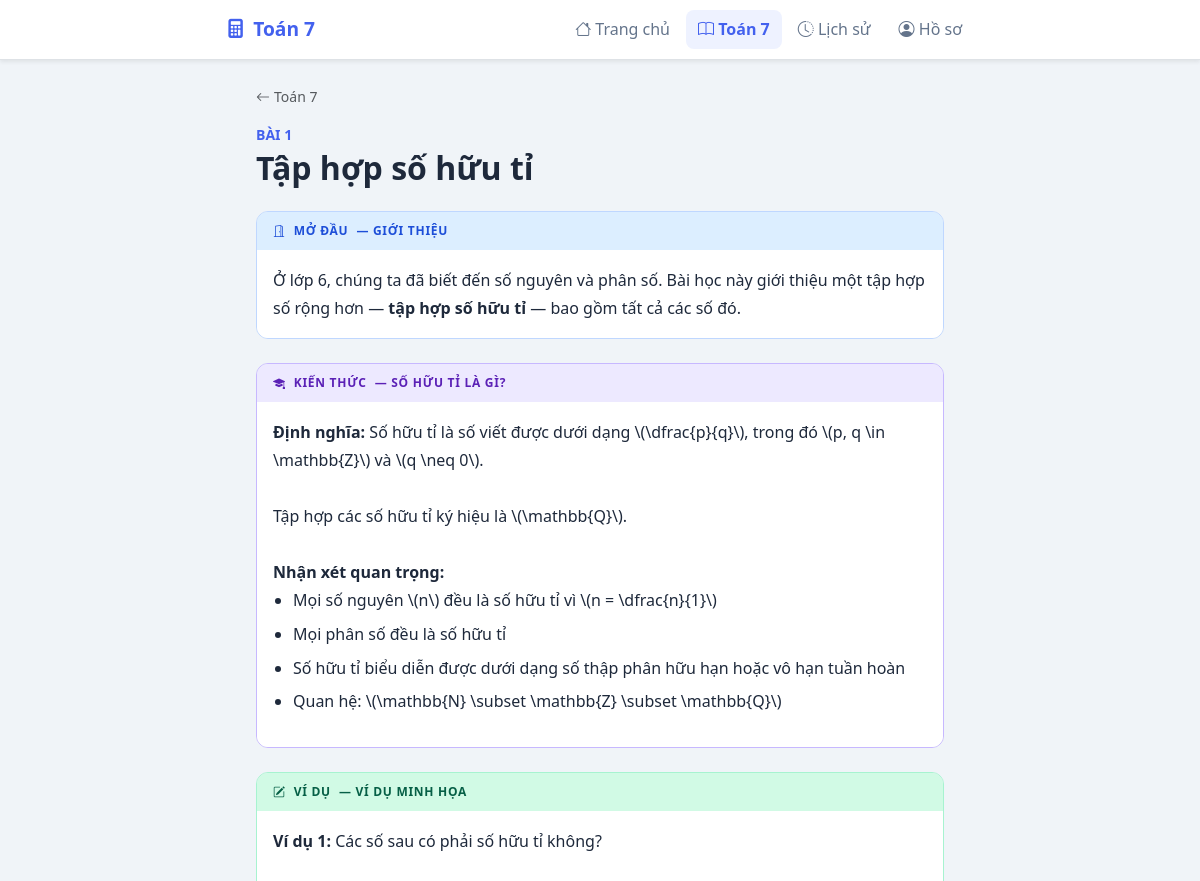
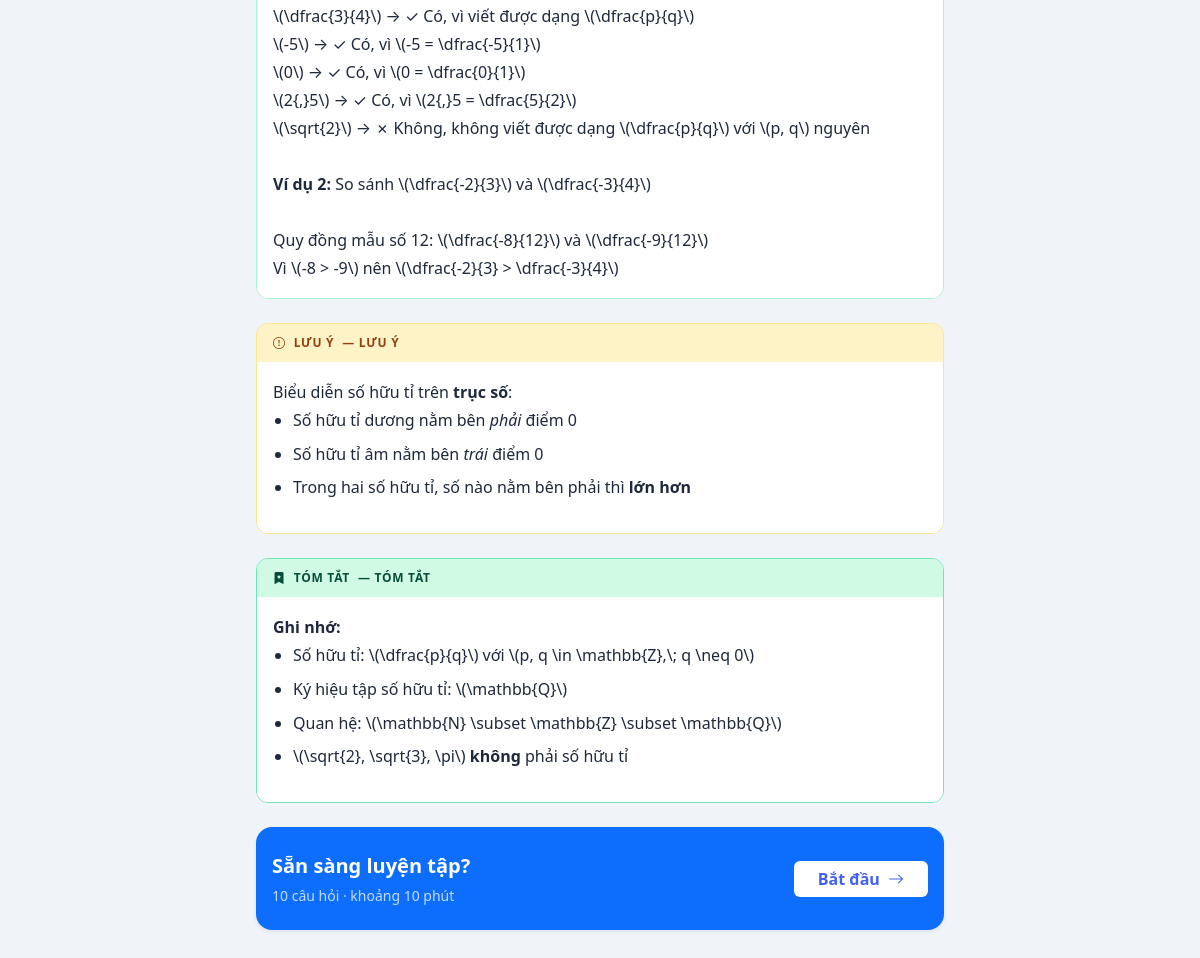
The app's page /pages/lesson.php?id=1 with its own data (2 pictures, top to bottom).
### tables this page shows
CREATE TABLE lesson (
    id            INT AUTO_INCREMENT PRIMARY KEY,
    chapter_no    TINYINT UNSIGNED NOT NULL,
    chapter_title VARCHAR(200)     NOT NULL,
    lesson_no     TINYINT UNSIGNED NOT NULL,
    title         VARCHAR(200)     NOT NULL,
    created_at    DATETIME DEFAULT CURRENT_TIMESTAMP
);

CREATE TABLE lesson_block (
    id            INT AUTO_INCREMENT PRIMARY KEY,
    lesson_id     INT          NOT NULL,
    block_type    ENUM('introduction','concept','example','note','exercise','summary') NOT NULL,
    title         VARCHAR(200),
    content       TEXT         NOT NULL,
    display_order TINYINT UNSIGNED NOT NULL DEFAULT 0,
    FOREIGN KEY (lesson_id) REFERENCES lesson(id) ON DELETE CASCADE
);

### pages/lesson.php (the view, shortened to what this page needs)
<?php
$db = get_db();
$lesson_id  = (int)($_GET['id'] ?? 0);
$lesson_stmt = $db->prepare('SELECT * FROM lesson WHERE id = ?');
$lesson_stmt->execute([$lesson_id]);
$lesson = $lesson_stmt->fetch();
$act_stmt = $db->prepare('SELECT * FROM activity WHERE lesson_id = ? ORDER BY sort_order ASC');
$act_stmt->execute([$lesson_id]);
$activities = $act_stmt->fetchAll();
$has_activities = !empty($activities);
if (!$has_activities) {
    $blocks_stmt = $db->prepare('SELECT * FROM lesson_block WHERE lesson_id = ? ORDER BY display_order ASC');
    $blocks_stmt->execute([$lesson_id]);
    $blocks = $blocks_stmt->fetchAll();
    $q_count = $db->prepare('SELECT COUNT(*) FROM question WHERE lesson_id = ?');
    $q_count->execute([$lesson_id]);
    $q_count = $q_count->fetchColumn();
    $block_meta = [
        'introduction' => ['label'=>'Mở đầu',    'icon'=>'bi-door-open',         'color'=>'intro'],
        'concept'      => ['label'=>'Kiến thức',  'icon'=>'bi-mortarboard-fill',  'color'=>'concept'],
        'example'      => ['label'=>'Ví dụ',      'icon'=>'bi-pencil-square',     'color'=>'example'],
        'note'         => ['label'=>'Lưu ý',      'icon'=>'bi-exclamation-circle','color'=>'note'],
        'exercise'     => ['label'=>'Bài tập',    'icon'=>'bi-check2-square',     'color'=>'exercise'],
        'summary'      => ['label'=>'Tóm tắt',    'icon'=>'bi-bookmark-star-fill','color'=>'summary'],
    ];
    $active_page = 'math7';
    include '../includes/header.php';
?>
<div class="container-narrow">
  <nav class="mb-3">
    <a href="<?= BASE_URL ?>/pages/math7.php" class="text-decoration-none text-muted small">
      <i class="bi bi-arrow-left me-1"></i>Toán 7
    </a>
  </nav>
  <div class="mb-4">
    <div class="small text-primary fw-semibold mb-1">BÀI <?= $lesson['lesson_no'] ?></div>
    <h2 class="fw-bold mb-2"><?= htmlspecialchars($lesson['title']) ?></h2>
  </div>
  <?php foreach ($blocks as $block): ?>
  <?php $meta = $block_meta[$block['block_type']] ?? ['label'=>'','icon'=>'bi-square','color'=>'intro']; ?>
  <div class="lesson-block lesson-block--<?= $meta['color'] ?> mb-4">
    <div class="lesson-block__header">
      <i class="bi <?= $meta['icon'] ?> me-2"></i><?= $meta['label'] ?>
      <?php if ($block['title']): ?><span class="fw-semibold ms-2">— <?= htmlspecialchars($block['title']) ?></span><?php endif; ?>
    </div>
    <div class="lesson-block__body mathjax-content"><?= $block['content'] ?></div>
  </div>
  <?php endforeach; ?>
  <?php if ($q_count > 0): ?>
  <div class="card border-0 shadow-sm bg-primary text-white mb-4">
    <div class="card-body d-flex align-items-center gap-3 py-4">
      <div>
        <div class="fw-bold fs-5 mb-1">Sẵn sàng luyện tập?</div>
        <div class="opacity-75 small"><?= $q_count ?> câu hỏi · khoảng 10 phút</div>
      </div>
      <a href="<?= BASE_URL ?>/pages/practice.php?lesson_id=<?= $lesson_id ?>"
         class="btn btn-white ms-auto fw-semibold px-4">
        Bắt đầu <i class="bi bi-arrow-right ms-1"></i>
      </a>
    </div>
  </div>
  <?php endif; ?>
</div>
<?php
    include '../includes/footer.php';
    exit;
}
$active_page = 'math7';
include '../includes/header.php';
?>
<?php include '../includes/footer.php'; ?>

### includes/header.php (shortened to what this page needs)
<!DOCTYPE html>
<html lang="vi">
<head>
<link href="https://cdn.jsdelivr.net/npm/bootstrap@5.3.3/dist/css/bootstrap.min.css" rel="stylesheet">
<link href="https://cdn.jsdelivr.net/npm/bootstrap-icons@1.11.3/font/bootstrap-icons.min.css" rel="stylesheet">
<link href="<?= BASE_URL ?>/assets/css/app.css" rel="stylesheet">
</head>
<body>
<nav class="navbar navbar-expand-lg navbar-light bg-white border-bottom shadow-sm sticky-top">
  <div class="container-fluid px-3" style="max-width:780px;margin:auto;">
    <a class="navbar-brand fw-bold text-primary d-flex align-items-center gap-2" href="<?= BASE_URL ?>/">
      <i class="bi bi-calculator-fill"></i> Toán 7
    </a>
    <div class="collapse navbar-collapse" id="navMenu">
      <ul class="navbar-nav ms-auto gap-1">
        <li class="nav-item">
          <a class="nav-link <?= ($active_page ?? '') === 'home' ? 'active fw-semibold' : '' ?>"
             href="<?= BASE_URL ?>/pages/home.php">
            <i class="bi bi-house"></i> Trang chủ
          </a>
        </li>
        <li class="nav-item">
          <a class="nav-link <?= ($active_page ?? '') === 'math7' ? 'active fw-semibold' : '' ?>"
             href="<?= BASE_URL ?>/pages/math7.php">
            <i class="bi bi-book"></i> Toán 7
          </a>
        </li>
        <li class="nav-item">
          <a class="nav-link <?= ($active_page ?? '') === 'history' ? 'active fw-semibold' : '' ?>"
             href="<?= BASE_URL ?>/pages/history.php">
            <i class="bi bi-clock-history"></i> Lịch sử
          </a>
        </li>
        <li class="nav-item">
          <a class="nav-link <?= ($active_page ?? '') === 'profile' ? 'active fw-semibold' : '' ?>"
             href="<?= BASE_URL ?>/pages/profile.php">
            <i class="bi bi-person-circle"></i> Hồ sơ
          </a>
        </li>
      </ul>
    </div>
  </div>
</nav>
<main class="main-container py-4">

### includes/footer.php (shortened to what this page needs)
</main>
</body>
</html>

### assets/css/app.css (style rules this page uses)
:root { --primary: #4361EE; --primary-soft: #EEF2FF; --success: #10B981; --success-soft: #ECFDF5; --danger: #EF4444; --warning: #F59E0B; --info: #3B82F6; --bg: #F0F4F8; --card-radius: 16px; --shadow: 0 2px 12px rgba(0,0,0,.08); }
body { background-color: var(--bg); font-family: 'Segoe UI', system-ui, -apple-system, sans-serif; color: #1E293B; }
.main-container { min-height: calc(100vh - 64px); }
.container-narrow { max-width: 720px; margin: 0 auto; padding: 0 16px; }
.card { border-radius: var(--card-radius) !important; box-shadow: var(--shadow); }
.navbar { height: 60px; }
.navbar-brand { font-size: 1.2rem; }
.nav-link { border-radius: 8px; padding: .45rem .75rem !important; color: #64748B !important; }
.nav-link:hover, .nav-link.active { background: var(--primary-soft); color: var(--primary) !important; }
.text-primary { color: var(--primary) !important; }
.lesson-block { border-radius: 12px; overflow: hidden; border: 1px solid transparent; }
.lesson-block__header { font-size: .75rem; font-weight: 700; text-transform: uppercase; letter-spacing: .06em; padding: 10px 16px; display: flex; align-items: center; }
.lesson-block__body { padding: 16px; line-height: 1.75; background: #fff; }
.lesson-block__body ul { padding-left: 1.25rem; }
.lesson-block__body li { margin-bottom: .35rem; }
.lesson-block--intro { border-color: #BFD7FF; }
.lesson-block--intro .lesson-block__header { background:#DCEEFF; color:#1D4ED8; }
.lesson-block--concept { border-color: #C7B8FF; }
.lesson-block--concept .lesson-block__header { background:#EDE9FF; color:#5B21B6; }
.lesson-block--example { border-color: #A7F3D0; }
.lesson-block--example .lesson-block__header { background:#D1FAE5; color:#065F46; }
.lesson-block--note { border-color: #FDE68A; }
.lesson-block--note .lesson-block__header { background:#FEF3C7; color:#92400E; }
.lesson-block--summary { border-color: #6EE7B7; }
.lesson-block--summary .lesson-block__header { background:#D1FAE5; color:#064E3B; }
.mathjax-content { overflow-x: auto; }
.btn-white { background: #fff; color: var(--primary); border: none; }

### records on screen
lesson: lesson_no "1", title "Tập hợp số hữu tỉ"
lesson_block: block_type "MỞ ĐẦU", title "GIỚI THIỆU", content "Ở lớp 6, chúng ta đã biết đến số nguyên và phân số. Bài học này giới thiệu một tập hợp số rộng hơn — tập hợp số hữu tỉ — bao gồm tất cả các số đó."
lesson_block: block_type "KIẾN THỨC", title "SỐ HỮU TỈ LÀ GÌ?", content "Định nghĩa: Số hữu tỉ là số viết được dưới dạng \\(\\dfrac{p}{q}\\), trong đó \\(p, q \\in \\mathbb{Z}\\) và \\(q \\neq 0\\). Tập hợp các số hữu tỉ ký hiệu là \\(\\mathbb{Q}\\). Nhận xét quan trọng: Mọi số nguyên \\(n\\) đều là số hữu tỉ vì \\(n = \\dfrac{n}{1}\\) Mọi phân số đều là số hữu tỉ Số hữu tỉ biểu diễn được dưới dạng số thập phân hữu hạn hoặc vô hạn tuần hoàn Quan hệ: \\(\\mathbb{N} \\subset \\mathbb{Z} \\subset \\mathbb{Q}\\)"
lesson_block: block_type "VÍ DỤ", title "VÍ DỤ MINH HỌA", content "Ví dụ 1: Các số sau có phải số hữu tỉ không? \\(\\dfrac{3}{4}\\) → ✓ Có, vì viết được dạng \\(\\dfrac{p}{q}\\) \\(-5\\) → ✓ Có, vì \\(-5 = \\dfrac{-5}{1}\\) \\(0\\) → ✓ Có, vì \\(0 = \\dfrac{0}{1}\\) \\(2{,}5\\) → ✓ Có, vì \\(2{,}5 = \\dfrac{5}{2}\\) \\(\\sqrt{2}\\) → ✗ Không, không viết được dạng \\(\\dfrac{p}{q}\\) với \\(p, q\\) nguyên Ví dụ 2: So sánh \\(\\dfrac{-2}{3}\\) và \\(\\dfrac{-3}{4}\\) Quy đồng mẫu số 12: \\(\\dfrac{-8}{12}\\) và \\(\\dfrac{-9}{12}\\) Vì \\(-8 > -9\\) nên \\(\\dfrac{-2}{3} > \\dfrac{-3}{4}\\)"
lesson_block: title "LƯU Ý", content "Biểu diễn số hữu tỉ trên trục số : Số hữu tỉ dương nằm bên phải điểm 0 Số hữu tỉ âm nằm bên trái điểm 0 Trong hai số hữu tỉ, số nào nằm bên phải thì lớn hơn"
lesson_block: title "TÓM TẮT", content "Ghi nhớ: Số hữu tỉ: \\(\\dfrac{p}{q}\\) với \\(p, q \\in \\mathbb{Z},\\; q \\neq 0\\) Ký hiệu tập số hữu tỉ: \\(\\mathbb{Q}\\) Quan hệ: \\(\\mathbb{N} \\subset \\mathbb{Z} \\subset \\mathbb{Q}\\) \\(\\sqrt{2}, \\sqrt{3}, \\pi\\) không phải số hữu tỉ"

### other values on screen
$q_count "10"
